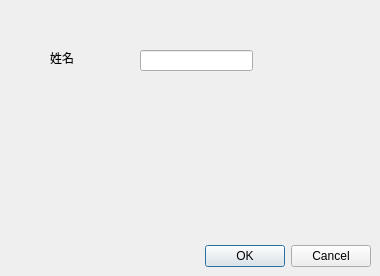
<?xml version="1.0" encoding="UTF-8"?>
<ui version="4.0">
 <class>Dialog</class>
 <widget class="QDialog" name="Dialog">
  <property name="geometry">
   <rect>
    <x>0</x>
    <y>0</y>
    <width>380</width>
    <height>276</height>
   </rect>
  </property>
  <property name="windowTitle">
   <string>Dialog</string>
  </property>
  <widget class="QDialogButtonBox" name="buttonBox">
   <property name="geometry">
    <rect>
     <x>30</x>
     <y>240</y>
     <width>341</width>
     <height>32</height>
    </rect>
   </property>
   <property name="orientation">
    <enum>Qt::Horizontal</enum>
   </property>
   <property name="standardButtons">
    <set>QDialogButtonBox::Cancel|QDialogButtonBox::Ok</set>
   </property>
  </widget>
  <widget class="QLabel" name="label_name">
   <property name="geometry">
    <rect>
     <x>50</x>
     <y>50</y>
     <width>60</width>
     <height>16</height>
    </rect>
   </property>
   <property name="text">
    <string>姓名</string>
   </property>
  </widget>
  <widget class="QLineEdit" name="name_input">
   <property name="geometry">
    <rect>
     <x>140</x>
     <y>50</y>
     <width>113</width>
     <height>21</height>
    </rect>
   </property>
  </widget>
 </widget>
 <resources/>
 <connections>
  <connection>
   <sender>buttonBox</sender>
   <signal>accepted()</signal>
   <receiver>Dialog</receiver>
   <slot>accept()</slot>
   <hints>
    <hint type="sourcelabel">
     <x>248</x>
     <y>254</y>
    </hint>
    <hint type="destinationlabel">
     <x>157</x>
     <y>274</y>
    </hint>
   </hints>
  </connection>
  <connection>
   <sender>buttonBox</sender>
   <signal>rejected()</signal>
   <receiver>Dialog</receiver>
   <slot>reject()</slot>
   <hints>
    <hint type="sourcelabel">
     <x>316</x>
     <y>260</y>
    </hint>
    <hint type="destinationlabel">
     <x>286</x>
     <y>274</y>
    </hint>
   </hints>
  </connection>
 </connections>
</ui>
